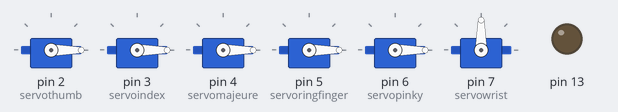
This sketch was run on a simulated Arduino Uno, built with avr-gcc and run on an emulated ATmega328P. Shown: 6 × servo, output pins drawn as LEDs (lit = HIGH).

Above: at 0.1 s.
Timing chart, 0 to 1.6 s (numbered marks = the images above):
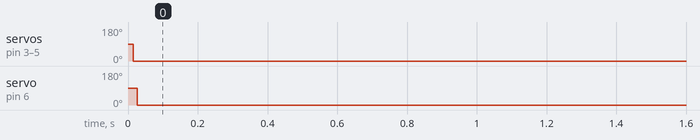

The sketch:

SimpleServoControl.ino
```cpp
#include <Servo.h>

Servo servothumb;
Servo servoindex;
Servo servomajeure;
Servo servoringfinger;
Servo servopinky;
Servo servowrist;
//Servo servowrist2;

void setup() {
  pinMode(13, OUTPUT);
  servothumb.attach(2);
  servoindex.attach(3);
  servomajeure.attach(4);
  servoringfinger.attach(5);
  servopinky.attach(6);
  servowrist.attach(7);
//  servowrist2.attach(8);
}

void loop() {

  fingersToZero(); // moves all finger servos to 0 (fully extended) and wrist to 90 (middle)
  delay(5000);//*/
/*  fingersToMax(); // moves all finger servos to max (fully flexed) and wrist to 90 (middle)
  delay(5000);//*/
/*  allToMiddle(); // moves all servos to the middle of the range
  delay(5000);//*/

  // simple test program that moves the hand in all positions
/*  digitalWrite(13, HIGH); // the LED is on while hand is in rest position
  allToRest(); // moves all finger servos to 0 (fully extended) and wrist to 90 (middle)
  delay(2000);
  digitalWrite(13, LOW); // LED is off while hand is in other positions
  allToZero(); // moves all servos to zero, including wrist
  delay(2000);
  allToMax(); // moves all servos to the maximum range, i.e. clench the fist and rotate wrist
  delay(2000);
  allToMiddle(); // moves all servos to the middle of the range
  delay(2000);//*/

}

void fingersToZero() {
  servothumb.write(0);
  delay(5);
  servoindex.write(0);
  delay(5);
  servomajeure.write(0);
  delay(5);
  servoringfinger.write(0);
  delay(5);
  servopinky.write(0);
  delay(5);
  servowrist.write(90);
/*  delay(5);
  servowrist2.write(90);//*/
}

void fingersToMax() {
  servothumb.write(180);
  delay(5);
  servoindex.write(180);
  delay(5);
  servomajeure.write(180);
  delay(5);
  servoringfinger.write(140);
  delay(5);
  servopinky.write(160);
  delay(5);
  servowrist.write(90);
/*  delay(5);
  servowrist2.write(90);//*/
}

void allToMiddle() {
  servothumb.write(90);
  delay(5);
  servoindex.write(90);
  delay(5);
  servomajeure.write(90);
  delay(5);
  servoringfinger.write(90);
  delay(5);
  servopinky.write(80);
  delay(5);
  servowrist.write(90);
/*  delay(5);
  servowrist2.write(90);//*/
}

void allToMax() {
  servothumb.write(180);
  delay(5);
  servoindex.write(180);
  delay(5);
  servomajeure.write(180);
  delay(5);
  servoringfinger.write(140);
  delay(5);
  servopinky.write(160);
  delay(5);
  servowrist.write(180);
/*  delay(5);
  servowrist2.write(180);//*/
}

void allToRest() {
  servothumb.write(0);
  delay(5);
  servoindex.write(0);
  delay(5);
  servomajeure.write(0);
  delay(5);
  servoringfinger.write(0);
  delay(5);
  servopinky.write(0);
  delay(5);
  servowrist.write(90);
/*  delay(5);
  servowrist2.write(90);//*/
}

void allToZero() {
  servothumb.write(0);
  delay(5);
  servoindex.write(0);
  delay(5);
  servomajeure.write(0);
  delay(5);
  servoringfinger.write(0);
  delay(5);
  servopinky.write(0);
  delay(5);
  servowrist.write(0);
/*  delay(5);
  servowrist2.write(0);//*/
}

void rotateWrist() {
  servowrist.write(180);
  delay(3000);
  servowrist.write(90);
  delay(3000);
  servowrist.write(0);
  delay(3000);
  servowrist.write(90);
}
```

Measured:
- by itself, servo on pin 3 (servoindex), servo on pin 4 (servomajeure), servo on pin 5 (servoringfinger): 90° → 0° at 0.02 s
- by itself, servo on pin 6 (servopinky): 90° → 0° at 0.03 s
